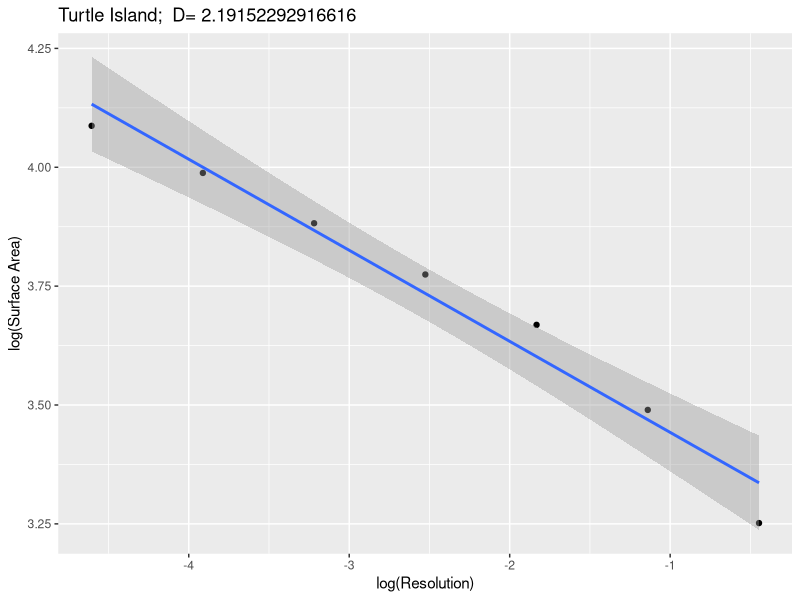

R code for this plot:
SA.data<-data.frame()
resolution<-c(1,2,4,8,16,32,64)
SurfaceArea<-c(59.569537, 53.947938,
               48.532532, 43.573056, 
               39.194458, 32.772937,
               25.832193)
PlanAreaCalc<-c(45.817313, 45.682153,
                45.410640, 44.871627,
                43.840381,  41.680608,
                37.977579)
NullArea<-c(21.971066, 21.971740, 
            22.070572, 21.985295,
            21.597104,  21.882319,
            22.406772)
PlanArea<-PlanAreaCalc-NullArea
SA.data<-data.frame(resolution=resolution, 
           SurfaceArea=SurfaceArea, 
           PlanArea=PlanArea)
SA.data$SurfaceComplexity<-
  SA.data$SurfaceArea/SA.data$PlanArea

SA.data$LogSA<-log(SurfaceArea)
SA.data$LogRES<-log(resolution/100)

lmSA<-lm(LogSA~LogRES, data=SA.data)
FD64<-2-lmSA$coefficients[2]

library(ggplot2)

ggplot(SA.data, aes(x=LogRES, 
                    y=LogSA))+
  geom_point()+
  geom_smooth(method='lm')+
  xlab('log(Resolution)')+
  ylab('log(Surface Area)')+
  ggtitle(paste('Turtle Island; ', 'D=',FD64))
